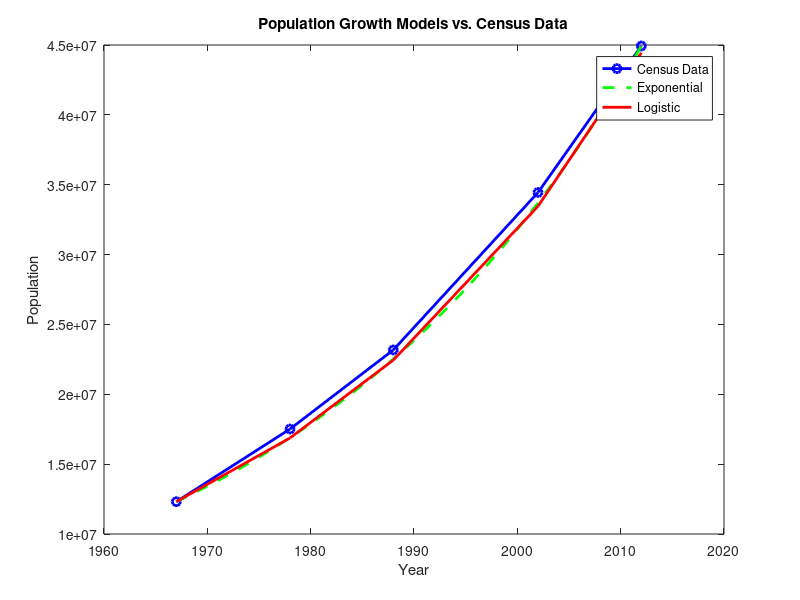

The MATLAB source for this figure:
% Census data
censusyear = [1967, 1978, 1988, 2002, 2012];
censuspopulation = [12313469, 17512610, 23174335, 34443603, 44928923];

% Define the initial population and growth rate for the exponential model
N0 = 12313469;  % 1967 population
a = (log(censuspopulation(end)) - log(N0)) / (censusyear(end) - 1967);

% Define parameters for the logistic model
K = 2976857550; % Maximum population
N_logistic = K ./ (1 + ((K - N0) / N0) * exp(-a * (censusyear - 1967)));

% Create a time vector
t = 1967:2012;

% Calculate the exponential model predictions
N_exponential = N0 * exp(a * (t - 1967));

% Plot the census data, exponential model, and logistic model
figure;
plot(censusyear, censuspopulation, 'bo-', 'LineWidth', 2);
hold on;
plot(t, N_exponential, 'g--', 'LineWidth', 2);
plot(censusyear, N_logistic, 'r-', 'LineWidth', 2);
xlabel('Year');
xlim([1960 2020])
ylabel('Population');
title('Population Growth Models vs. Census Data');
legend('Census Data', 'Exponential', 'Logistic');
